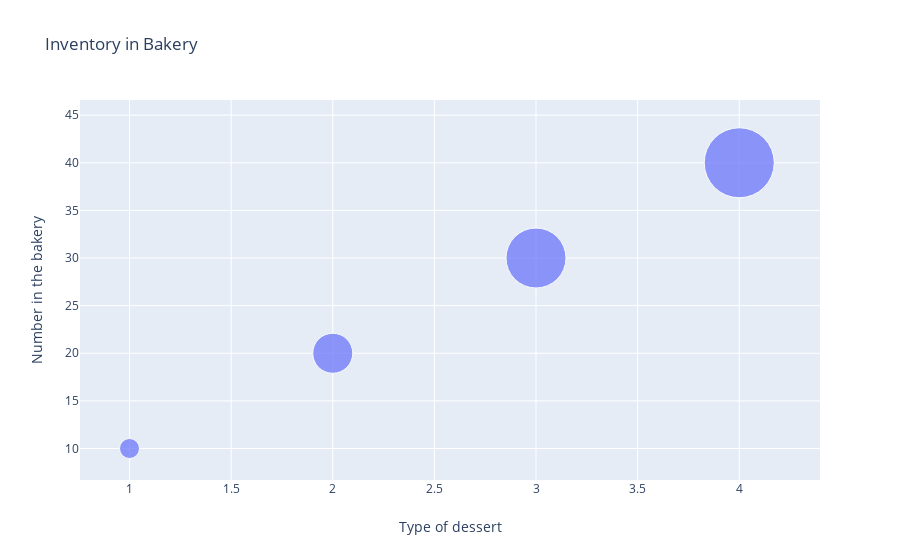

The cell this chart's notebook holds for it:
### Code cell
import plotly.graph_objs as go
x=[1,2,3,4]
y=[10,20,30,40]

data=[go.Scatter(x=x,y=y,mode='markers',marker=dict(size=[20,40,60,70]))]

layout = go.Layout(
    title = 'Inventory in Bakery', # Graph title
    xaxis = dict(title = 'Type of dessert'), # x-axis label
    yaxis = dict(title = 'Number in the bakery'), # y-axis label

)
                  
go.Figure(data,layout=layout)

### Figure 1 — Plotly figure (JSON) as saved in the notebook; plotly's stock layout.template omitted (floating-point values rounded to 4 significant figures)
{"data": [{"marker": {"size": [20, 40, 60, 70]}, "mode": "markers", "type": "scatter", "x": [1, 2, 3, 4], "y": [10, 20, 30, 40]}], "layout": {"title": {"text": "Inventory in Bakery"}, "xaxis": {"title": {"text": "Type of dessert"}}, "yaxis": {"title": {"text": "Number in the bakery"}}}}
